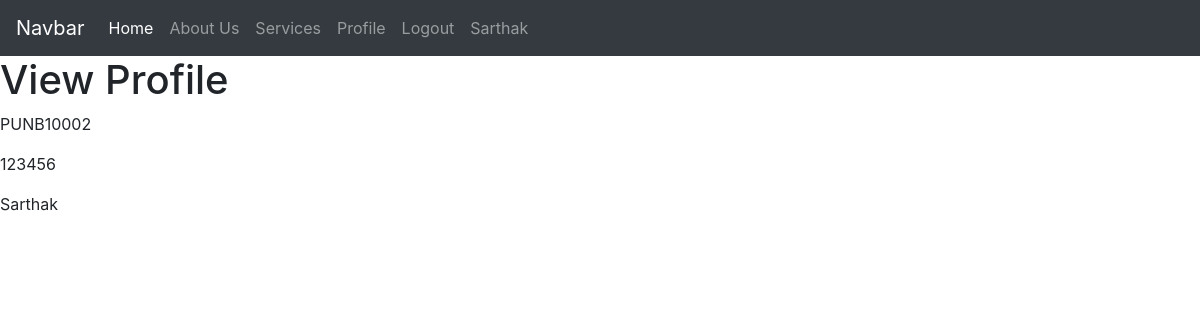
Page /viewProfile (signed in) on the earlier database version.
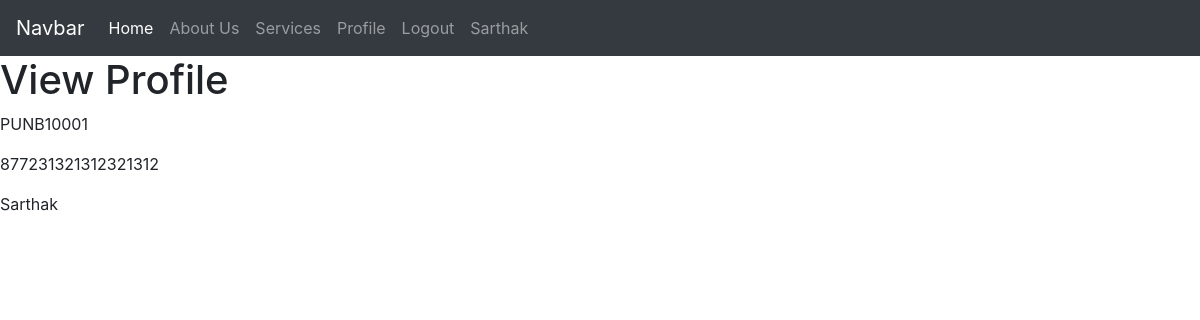
Same page on the later database version.
### comity/models.py (models this page shows, shortened)
class UserInfo(models.Model):
    u_id =  models.ForeignKey(
        settings.AUTH_USER_MODEL,
        on_delete=models.CASCADE,
        null=True,
     )
    account_number = models.CharField(max_length=20)
    ifsc = models.CharField(max_length=20)
    branch_address = models.CharField(max_length=130, default = '')
    superuser = models.BooleanField(default=False)
    superuser_start_date = models.IntegerField(default=0)
    superuser_end_date = models.IntegerField(default=0)
    paytm_qr_code = models.ImageField(blank=True, upload_to='static/img/', default='')
    phonepe_qr_code = models.ImageField(blank=True, upload_to='static/img/', default='')
    gpay_qr_code = models.FileField(blank=True, upload_to='static/img/', default='')
    mobile = models.IntegerField(max_length=20, blank=False, default=0)
    address_line_1 = models.CharField(max_length=100, blank=True, default='')
    address_line_2 = models.CharField(max_length=100, blank=True, default='')

### comity/views.py (the view)
# urls.py: path('viewProfile', views.viewProfile, name='viewProfile'),
def viewProfile(request):
    user = request.user
    user_info = UserInfo.objects.get(u_id=user)
    context = {"user_info": user_info}
    return render(request, "viewProfile.html", context)

### templates/viewProfile.html (shortened to what this page needs)
{% extends 'base.html' %}
{% block body %}
<h1>View Profile</h1>
{% if user_info %}
<p> {{user_info.ifsc}} </p>
<p> {{user_info.account_number}} </p>
<p> {{user_info.u_id.username}} </p>
{% else %}
<p>No user data</p>
{% endif %}
{% endblock body %}

Differences in the rows shown:
removed UserInfo: ifsc "PUNB10002", account_number "123456", u_id.username "Sarthak"
added UserInfo: ifsc "PUNB10001", account_number "877231321312321312", u_id.username "Sarthak"
